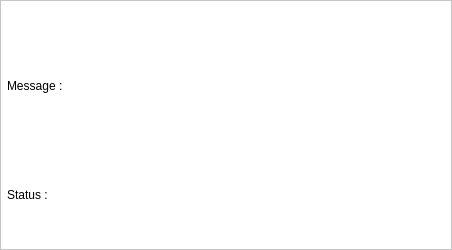
<?xml version="1.0" encoding="UTF-8"?>
<ui version="4.0">
 <class>StatusDialog</class>
 <widget class="QDialog" name="StatusDialog">
  <property name="geometry">
   <rect>
    <x>0</x>
    <y>0</y>
    <width>452</width>
    <height>250</height>
   </rect>
  </property>
  <property name="font">
   <font>
    <pointsize>11</pointsize>
   </font>
  </property>
  <property name="styleSheet">
   <string notr="true">background-color: rgb(255, 255, 255);</string>
  </property>
  <layout class="QGridLayout" name="gridLayout">
   <property name="leftMargin">
    <number>0</number>
   </property>
   <property name="topMargin">
    <number>0</number>
   </property>
   <property name="rightMargin">
    <number>0</number>
   </property>
   <property name="bottomMargin">
    <number>0</number>
   </property>
   <property name="spacing">
    <number>0</number>
   </property>
   <item row="0" column="0">
    <widget class="QFrame" name="frame">
     <property name="frameShape">
      <enum>QFrame::StyledPanel</enum>
     </property>
     <property name="frameShadow">
      <enum>QFrame::Sunken</enum>
     </property>
     <property name="lineWidth">
      <number>2</number>
     </property>
     <layout class="QVBoxLayout" name="verticalLayout">
      <property name="spacing">
       <number>0</number>
      </property>
      <property name="leftMargin">
       <number>0</number>
      </property>
      <property name="topMargin">
       <number>0</number>
      </property>
      <property name="rightMargin">
       <number>0</number>
      </property>
      <property name="bottomMargin">
       <number>0</number>
      </property>
      <item>
       <widget class="QLabel" name="label_3">
        <property name="minimumSize">
         <size>
          <width>450</width>
          <height>30</height>
         </size>
        </property>
        <property name="maximumSize">
         <size>
          <width>450</width>
          <height>30</height>
         </size>
        </property>
        <property name="font">
         <font>
          <pointsize>11</pointsize>
         </font>
        </property>
        <property name="styleSheet">
         <string notr="true">border-image: url(:/Image/Image/Dialog/popup_head.png);
color: rgb(255, 255, 255);</string>
        </property>
        <property name="text">
         <string>   Information</string>
        </property>
       </widget>
      </item>
      <item>
       <layout class="QHBoxLayout" name="horizontalLayout">
        <property name="leftMargin">
         <number>6</number>
        </property>
        <property name="topMargin">
         <number>6</number>
        </property>
        <property name="rightMargin">
         <number>6</number>
        </property>
        <property name="bottomMargin">
         <number>6</number>
        </property>
        <item>
         <widget class="QLabel" name="label_2">
          <property name="text">
           <string>Message :</string>
          </property>
         </widget>
        </item>
        <item>
         <widget class="QLabel" name="labelMessage">
          <property name="text">
           <string/>
          </property>
         </widget>
        </item>
       </layout>
      </item>
      <item>
       <layout class="QHBoxLayout" name="horizontalLayout_2">
        <property name="leftMargin">
         <number>6</number>
        </property>
        <property name="topMargin">
         <number>6</number>
        </property>
        <property name="rightMargin">
         <number>6</number>
        </property>
        <property name="bottomMargin">
         <number>6</number>
        </property>
        <item>
         <widget class="QLabel" name="label">
          <property name="text">
           <string>Status :</string>
          </property>
         </widget>
        </item>
        <item>
         <widget class="QLabel" name="labelStatus">
          <property name="text">
           <string/>
          </property>
         </widget>
        </item>
       </layout>
      </item>
     </layout>
    </widget>
   </item>
  </layout>
 </widget>
 <resources/>
 <connections/>
</ui>
